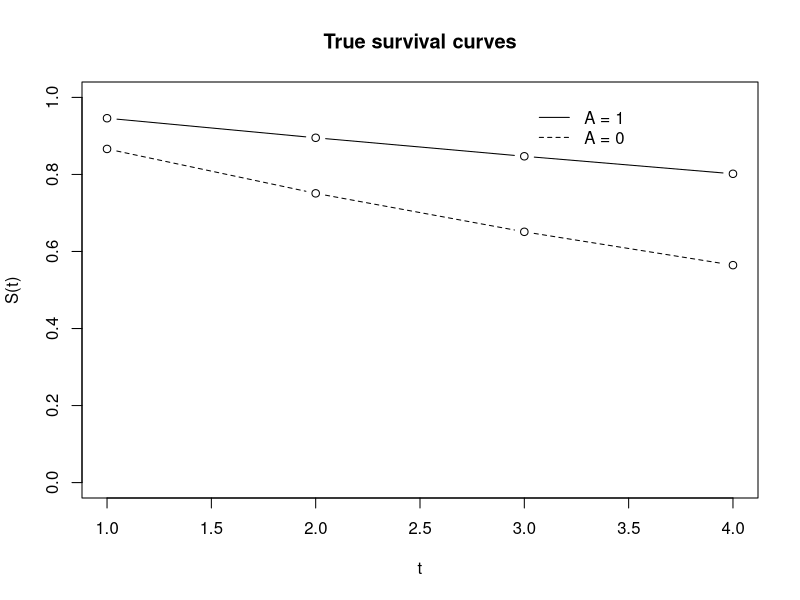

This figure's R source:
# Note: The warnings 'non-integer #successes in a binomial glm!' can be ignored

###### Box 1 -- Function to generate the data

generateData <- function(n){
  expit <- plogis;

  ## Generate baseline data
  L <- rbinom(n, size = 1, prob = 0.5);
  A <- rbinom(n, size = 1, prob = plogis(-3 + 0.6*L));
 
  ## Generate counterfactual outcome
  #time 1
  py1.1 <- expit(-2 - 1 + 0.25*L);
  py1.0 <- expit(-2 + 0 + 0.25*L);
  Y1.1 <- rbinom(n, 1, py1.1);
  Y1.0 <- rbinom(n, 1, py1.0);

  # time 2
  Y2.1 <- Y2.0 <- rep(1, n);
  py2.1 <- expit(-2 - 1 + 0.25*L)[Y1.1 == 0];
  py2.0 <- expit(-2 + 0 + 0.25*L)[Y1.0 == 0];
  Y2.1[Y1.1 == 0] <- rbinom(n = length(py2.1), 1, py2.1);
  Y2.0[Y1.0 == 0] <- rbinom(n = length(py2.0), 1, py2.0);

  # time 3
  Y3.1 <- Y3.0 <- rep(1, n);
  py3.1 <- expit(-2 - 1 + 0.25*L)[Y2.1 == 0];
  py3.0 <- expit(-2 + 0 + 0.25*L)[Y2.0 == 0];
  Y3.1[Y2.1 == 0] <- rbinom(n = length(py3.1), 1, py3.1);
  Y3.0[Y2.0 == 0] <- rbinom(n = length(py3.0), 1, py3.0);

  # time 4
  Y4.1 <- Y4.0 <- rep(1, n);
  py4.1 <- expit(-2 - 1 + 0.25*L)[Y3.1 == 0];
  py4.0 <- expit(-2 + 0 + 0.25*L)[Y3.0 == 0];
  Y4.1[Y3.1 == 0] <- rbinom(n = length(py4.1), 1, py4.1);
  Y4.0[Y3.0 == 0] <- rbinom(n = length(py4.0), 1, py4.0);


  ## Generate censoring and observed outcome
  # time 1
  Y1 <- Y1.1*A + Y1.0*(1 - A);
  censor.prob1 <- expit(-5 + 0.2*A + 0.2*L);
  Censor1 <- rbinom(n, 1, censor.prob1);

  # time 2
  Censor2 <- rep(1, n);
  censor.prob2 <- expit(-5 + 0.2*A + 0.2*L)[Censor1 == 0 & Y1 == 0];
  Censor2[Censor1 == 0 & Y1 == 0] <- rbinom(n = length(censor.prob2), 1, censor.prob2);
  Y2 <- Y2.1*A + Y2.0*(1 - A);

  # time 3
  Censor3 <- rep(1, n);
  censor.prob3 <- expit(-5 + 0.2*A + 0.2*L)[Censor2 == 0 & Y2 == 0];
  Censor3[Censor2 == 0 & Y2 == 0] <- rbinom(n = length(censor.prob3), 1,
                                            censor.prob3);
  Y3 <- Y3.1*A + Y3.0*(1 - A);

  # time 4
  Censor4 <- rep(1, n);
  censor.prob4 <- expit(-5 + 0.2*A + 0.2*L)[Censor3==0 & Y3 == 0];
  Censor4[Censor3 == 0 & Y3 == 0] <- rbinom(n = length(censor.prob4), 1,
                                            censor.prob4);
  Y4 <- Y4.1*A + Y4.0*(1 - A);


  ## The observed outcome is missing if censored
  Y1[Censor1==1] <- NA; Y2[Censor2==1] <- NA; Y3[Censor3==1] <- NA; Y4[Censor4==1] <- NA;

  ## Once an event occurred, future Y = 1
  Y2[Y1 == 1] = 1;  Y3[Y2 == 1] = 1;  Y4[Y3 == 1] = 1; 

  ## return counterfactual and observed data
  data.frame(id = 1:n, L, A, Censor1, Censor2, Censor3, Censor4, Y1, Y2, Y3, Y4, Y1.1, Y2.1, Y3.1,
              Y4.1, Y1.0, Y2.0, Y3.0, Y4.0);
}



###### Estimate true values by generating large counterfactual sample
set.seed(7777);
n = 5000000;
FullData <- generateData(n);

## True survival curves
with(FullData, (1-colMeans(cbind(Y1.1, Y2.1, Y3.1, Y4.1))));
with(FullData, (1-colMeans(cbind(Y1.0, Y2.0, Y3.0, Y4.0))));

# > with(FullData,(1-colMeans(cbind(Y1.1, Y2.1, Y3.1, Y4.1))));
#      Y1.1      Y2.1      Y3.1      Y4.1 
# 0.9459612 0.8951800 0.8471490 0.8017134 
# > with(FullData,(1-colMeans(cbind(Y1.0, Y2.0, Y3.0, Y4.0))));
#      Y1.0      Y2.0      Y3.0      Y4.0 
# 0.8662326 0.7509436 0.6510594 0.5645078 


with(FullData,
     {plot(1-colMeans(cbind(Y1.1, Y2.1, Y3.1, Y4.1)), type = "b", ylim = c(0,1),
           ylab = "S(t)", xlab = "t", main = "True survival curves");
      lines(1-colMeans(cbind(Y1.0, Y2.0, Y3.0, Y4.0)), type = "b", lty = 2, ylim = c(0,1));
      legend(x = 3,y = 1, lty = c(1,2), legend = c("A = 1", "A = 0"), bty = "n")});

trueS <- matrix(c(with(FullData,(1-colMeans(cbind(Y1.1, Y2.1, Y3.1, Y4.1)))),
                  with(FullData,(1-colMeans(cbind(Y1.0, Y2.0, Y3.0, Y4.0))))),
                nrow = 1, byrow = TRUE); 

## True hazard odds ratio
# Create lambda vector
lambdas <- c(1 - trueS[1],                    # lambda_1(1)
             (trueS[1] - trueS[2])/trueS[1],  # lambda_1(2)
             (trueS[2] - trueS[3])/trueS[2],  # lambda_1(3)
             (trueS[3] - trueS[4])/trueS[3],  # lambda_1(4)
             1 - trueS[5],                    # lambda_0(1)
             (trueS[5] - trueS[6])/trueS[5],  # lambda_0(2)
             (trueS[6] - trueS[7])/trueS[6],  # lambda_0(3)
             (trueS[7] - trueS[8])/trueS[7]); # lambda_0(4)

# Create a data frame with lambdas, A, t and weights
data_St_True <- data.frame(lambdas, A = rep(c(1,0), each = 4), Time = rep(1:4,2),
                           weights = c(1, trueS[1:3], 1, trueS[5:7]));

# Fit the hazard model
fit.mod.True = glm(lambdas ~ A + factor(Time),
                   family = "binomial",
                   data = data_St_True,
                   weights = weights); 
trueHR <- coef(fit.mod.True)



###### Generate sample data
set.seed(1234);
n = 5000;
ObsData <- generateData(n)[,1:11];



###### Box 2 -- Estimating $S^a(1)$

## Step 1 -- Outcome model
modQ1 <- glm(Y1 ~ A + L,
             data = subset(ObsData, Censor1==0),
             family = "binomial");
newdat1 <- newdat0 <- ObsData;
newdat1$A <- 1;
newdat0$A <- 0;
Q1_1 <- predict(modQ1, newdata = newdat1, type = "response");
Q1_0 <- predict(modQ1, newdata = newdat0, type = "response");

  
## Step 2 -- Exposure and censoring models  
gA <- glm(A ~ L, family = "binomial", data = ObsData)$fitted;
gC1 <- glm(Censor1 ~ A + L, family = "binomial", data = ObsData)$fitted;


## Step 3 -- Updating the initial estimate
# Computing the clever covariates
ObsData$H1_1 <- (ObsData$A == 1 & ObsData$Censor1 == 0)*(1/(gA*(1-gC1)));
ObsData$H1_0 <- (ObsData$A == 0 & ObsData$Censor1 == 0)*(1/((1 - gA)*(1-gC1)));

# Estimating the update coefficient
mod.update1_1 <- glm(Y1 ~ 1 + offset(qlogis(Q1_1)),
                     weight = H1_1, family = "binomial",
                     data = ObsData);
mod.update1_0 <- glm(Y1 ~ 1 + offset(qlogis(Q1_0)),
                     weight = H1_0, family = "binomial",
                     data = ObsData);
  
# Performing the update
Q1_1.star <- plogis(qlogis(Q1_1) + coef(mod.update1_1));
Q1_0.star <- plogis(qlogis(Q1_0) + coef(mod.update1_0));
S1_1.star <- 1 - mean(Q1_1.star); S1_0.star <- 1 - mean(Q1_0.star);

  
## Step 4 -- Estimate the variance
d1_1 <- with(ObsData, H1_1*(Q1_1.star - Y1));
d1_0 <- with(ObsData, H1_0*(Q1_0.star - Y1));
d1_1[ObsData$H1_1 == 0] = 0; # To deal with NAs in Y1
d1_0[ObsData$H1_0 == 0] = 0; # To deal with NAs in Y1
IC1_1 <- d1_1 + S1_1.star - Q1_1.star;
IC1_0 <- d1_0 + S1_0.star - Q1_0.star;
VarS1_1 <- var(IC1_1)/n;
VarS1_0 <- var(IC1_0)/n;
VarATE1 <- var(IC1_1 - IC1_0)/n;

## Estimates and 95%CI
S1_1.star + c(-1.96, 1.96)*sqrt(VarS1_1);
S1_0.star + c(-1.96, 1.96)*sqrt(VarS1_0);
ATE1 = S1_1.star - S1_0.star;
c(ATE1, ATE1 - 1.96*sqrt(VarATE1), ATE1 + 1.96*sqrt(VarATE1));



###### Estimating $S^a(2)$

#### j = t = 2
## Step 1 -- Outcome model
modQ2 <- glm(Y2 ~ A + L,
             data = ObsData, subset = (Censor2 == 0 & Y1 == 0),
             family = "binomial");
newdat1 <- newdat0 <- ObsData[ObsData$Censor1 == 0,];
Q2_1 <- Q2_0 <- rep(NA, n);
newdat1$A <- 1;
newdat0$A <- 0;
Q2_1[ObsData$Censor1 == 0] <- predict(modQ2, newdata = newdat1, type = "response");
Q2_1[ObsData$Y1 == 1] <- 1;
Q2_0[ObsData$Censor1 == 0] <- predict(modQ2, newdata = newdat0, type = "response");
Q2_0[ObsData$Y1 == 1] <- 1;

  
## Step 2 -- Exposure and censoring models  
# The exposure model has already been fitted to estimate S^a(1)
gC2 <- rep(NA,n);
gC2[ObsData$Censor1 == 0 & ObsData$Y1 == 0] <- glm(Censor2 ~ A + L, family = "binomial",
                                                   data = subset(ObsData, Censor1 == 0 & Y1 == 0))$fitted;
  
  
## Step 3 -- Updating the initial estimate
# Computing the clever covariates
ObsData$H2_1 <- (ObsData$A == 1 & ObsData$Censor2 == 0)*(1/(gA*(1 - gC1)*(1 - gC2)));
ObsData$H2_0 <- (ObsData$A == 0 & ObsData$Censor2 == 0)*(1/((1 - gA)*(1 - gC1)*(1 - gC2)));
ObsData$H2_1[ObsData$Censor2 == 1] <- 0; # To deal with NAs in gC2 
ObsData$H2_0[ObsData$Censor2 == 1] <- 0; # To deal with NAs in gC2



# Estimating the update coefficient
mod.update2_1 <- glm(Y2 ~ 1 + offset(qlogis(Q2_1)), weights = H2_1,
                     family = "binomial",
                     data = ObsData, subset = (Y1 == 0));
mod.update2_0 <- glm(Y2 ~ 1 + offset(qlogis(Q2_0)), weights = H2_0,
                     family = "binomial",
                     data = ObsData, subset = (Y1 == 0));

# Performing the update 
Q2_1.star2 <- plogis(qlogis(Q2_1) + coef(mod.update2_1));
Q2_1.star2[ObsData$Y1==1] <- 1;

Q2_0.star2 <- plogis(qlogis(Q2_0) + coef(mod.update2_0));
Q2_0.star2[ObsData$Y1==1] <- 1;

    
## Step 4 -- Estimate the variance component
d2_1_2 <- with(ObsData, H2_1*(Q2_1.star2 - Y2));
d2_0_2 <- with(ObsData, H2_0*(Q2_0.star2 - Y2));
d2_1_2[ObsData$H2_1 == 0] <- 0;
d2_0_2[ObsData$H2_0 == 0] <- 0;
  
  
#### j = 1
## Step 1 -- Outcome model
newdat1 <- newdat0 <- ObsData;
newdat1$A <- 1;
newdat0$A <- 0;
modQ2 <- glm(Q2_1.star2 ~ A + L,
             data = ObsData,
             family = "binomial", subset = (Censor1 == 0));
Q2_1 <- predict(modQ2, newdata = newdat1, type = "response");
  
modQ2 <- glm(Q2_0.star2 ~ A + L,
             data = ObsData,
             family = "binomial", subset = (Censor1 == 0));
Q2_0 <- predict(modQ2, newdata = newdat0, type = "response");
  
  
## Step 2 -- Exposure and censoring models  
# An exposure model was already fitted when estimating S^a(1)
# A model for C_1 was already fitted when estimating S^a(1)
  
  
## Step 3 -- Updating the initial estimate
# Computing the clever covariates was done when estimating S^a(1)
  
# Estimating the update coefficient
mod.update2_1 <- glm(Q2_1.star2 ~ 1 + offset(qlogis(Q2_1)), weights = H1_1,
                     family = "binomial",
                     data = ObsData);
mod.update2_0 <- glm(Q2_0.star2 ~ 1 + offset(qlogis(Q2_0)), weights = H1_0,
                     family = "binomial",
                      data = ObsData);

# Performing the update 
Q2_1.star <- plogis(qlogis(Q2_1) + coef(mod.update2_1));
Q2_0.star <- plogis(qlogis(Q2_0) + coef(mod.update2_0));


## Step 4 -- Estimate the variance component
d2_1_1 <- with(ObsData, H1_1*(Q2_1.star - Q2_1.star2));
d2_0_1 <- with(ObsData, H1_0*(Q2_0.star - Q2_0.star2));
d2_1_1[ObsData$H1_1 == 0] <- 0;
d2_0_1[ObsData$H1_0 == 0] <- 0;
  
  
#### Final estimate and variance
S2_1.star <- 1 - mean(Q2_1.star); S2_0.star <- 1 - mean(Q2_0.star);
IC2_1 <- d2_1_2 + d2_1_1 + S2_1.star - Q2_1.star;
IC2_0 <- d2_0_2 + d2_0_1 + S2_0.star - Q2_0.star;
VarS2_1 <- var(IC2_1)/n;
VarS2_0 <- var(IC2_0)/n;
VarATE2 <- var(IC2_1 - IC2_0)/n;
S2_1.star + c(-1.96, 1.96)*sqrt(VarS2_1);
S2_0.star + c(-1.96, 1.96)*sqrt(VarS2_0); 
ATE2 = S2_1.star - S2_0.star;
c(ATE2, ATE2 - 1.96*sqrt(VarATE2), ATE2 + 1.96*sqrt(VarATE2));


###### Estimating $S^a(3)$

#### j = t = 3
## Step 1 -- Outcome model
modQ3 <- glm(Y3 ~ A + L,
             data = ObsData, subset = (Censor3 == 0 & Y2 == 0),
             family = "binomial");
newdat1 <- newdat0 <- ObsData[ObsData$Censor2 == 0,];
Q3_1 <- Q3_0 <- rep(NA, n);
newdat1$A <- 1;
newdat0$A <- 0;
Q3_1[ObsData$Censor2 == 0] <- predict(modQ3, newdata = newdat1, type = "response");
Q3_1[ObsData$Y2 == 1] <- 1;
Q3_0[ObsData$Censor2 == 0] <- predict(modQ3, newdata = newdat0, type = "response");
Q3_0[ObsData$Y2 == 1] <- 1;

  
## Step 2 -- Exposure and censoring models  
# The exposure model has already been fitted
gC3 <- rep(NA,n);
gC3[ObsData$Censor2 == 0 & ObsData$Y2 == 0] <- glm(Censor3 ~ A + L, family = "binomial",
                                                   data = subset(ObsData, Censor2 == 0 & Y2 == 0))$fitted;
  
  
## Step 3 -- Updating the initial estimate
# Computing the clever covariates
ObsData$H3_1 <- (ObsData$A == 1 & ObsData$Censor3 == 0)*(1/(gA*(1 - gC1)*(1 - gC2)*(1 - gC3)));
ObsData$H3_0 <- (ObsData$A == 0 & ObsData$Censor3 == 0)*(1/((1 - gA)*(1 - gC1)*(1 - gC2)*(1 - gC3)));
ObsData$H3_1[ObsData$Censor3 == 1] <- 0; # To deal with NAs in gC3 
ObsData$H3_0[ObsData$Censor3 == 1] <- 0; # To deal with NAs in gC3



# Estimating the update coefficient
mod.update3_1 <- glm(Y3 ~ 1 + offset(qlogis(Q3_1)), weights = H3_1,
                     family = "binomial",
                     data = ObsData, subset = (Y2 == 0));
mod.update3_0 <- glm(Y3 ~ 1 + offset(qlogis(Q3_0)), weights = H3_0,
                     family = "binomial",
                     data = ObsData, subset = (Y2 == 0));

# Performing the update 
Q3_1.star3 <- plogis(qlogis(Q3_1) + coef(mod.update3_1));
Q3_1.star3[ObsData$Y2 == 1] <- 1;

Q3_0.star3 <- plogis(qlogis(Q3_0) + coef(mod.update3_0));
Q3_0.star3[ObsData$Y2 == 1] <- 1;

    
## Step 4 -- Estimate the variance component
d3_1_3 <- with(ObsData, H3_1*(Q3_1.star3 - Y3));
d3_0_3 <- with(ObsData, H3_0*(Q3_0.star3 - Y3));
d3_1_3[ObsData$H3_1 == 0] <- 0;
d3_0_3[ObsData$H3_0 == 0] <- 0;
  


#### j = 2
## Step 1 -- Outcome model
newdat1 <- newdat0 <- ObsData[ObsData$Censor1 == 0,];
newdat1$A <- 1;
newdat0$A <- 0;
modQ3 <- glm(Q3_1.star3 ~ A + L,
             data = ObsData,
             family = "binomial", subset = (Censor2 == 0 & Y1 == 0));
Q3_1[ObsData$Censor1 == 0] <- predict(modQ3, newdata = newdat1, type = "response");
  
modQ3 <- glm(Q3_0.star3 ~ A + L,
             data = ObsData,
             family = "binomial", subset = (Censor2 == 0  & Y1 == 0));
Q3_0[ObsData$Censor1 == 0] <- predict(modQ3, newdata = newdat0, type = "response");
  
  
## Step 2 -- Exposure and censoring models  
# An exposure model was already fitted
# A model for C_2 was already fitted
  
  
## Step 3 -- Updating the initial estimate
# Computing the clever covariates was already done
  
# Estimating the update coefficient
mod.update3_1 <- glm(Q3_1.star3 ~ 1 + offset(qlogis(Q3_1)), weights = H2_1,
                     family = "binomial",
                     data = ObsData);
mod.update3_0 <- glm(Q3_0.star3 ~ 1 + offset(qlogis(Q3_0)), weights = H2_0,
                     family = "binomial",
                     data = ObsData);

# Performing the update 
Q3_1.star2 <- plogis(qlogis(Q3_1) + coef(mod.update3_1));
Q3_1.star2[ObsData$Y1 == 1] <- 1;
Q3_0.star2 <- plogis(qlogis(Q3_0) + coef(mod.update3_0));
Q3_0.star2[ObsData$Y1 == 1] <- 1;



## Step 4 -- Estimate the variance component
d3_1_2 <- with(ObsData, H2_1*(Q3_1.star2 - Q3_1.star3));
d3_0_2 <- with(ObsData, H2_0*(Q3_0.star2 - Q3_0.star3));
d3_1_2[ObsData$H2_1 == 0] <- 0;
d3_0_2[ObsData$H2_0 == 0] <- 0;



#### j = 1
## Step 1 -- Outcome model
newdat1 <- newdat0 <- ObsData;
newdat1$A <- 1;
newdat0$A <- 0;
modQ3 <- glm(Q3_1.star2 ~ A + L,
             data = ObsData,
             family = "binomial", subset = (Censor1 == 0));
Q3_1 <- predict(modQ3, newdata = newdat1, type = "response");
  
modQ3 <- glm(Q3_0.star2 ~ A + L,
             data = ObsData,
             family = "binomial", subset = (Censor1 == 0));
Q3_0 <- predict(modQ3, newdata = newdat0, type = "response");
   
  
## Step 2 -- Exposure and censoring models  
# An exposure model was already fitted
# A model for C_1 was already fitted
  
  
## Step 3 -- Updating the initial estimate
# Computing the clever covariates was already done
  
# Estimating the update coefficient
mod.update3_1 <- glm(Q3_1.star2 ~ 1 + offset(qlogis(Q3_1)), weights = H1_1,
                     family = "binomial",
                     data = ObsData);
mod.update3_0 <- glm(Q3_0.star2 ~ 1 + offset(qlogis(Q3_0)), weights = H1_0,
                     family = "binomial",
                      data = ObsData);

# Performing the update 
Q3_1.star <- plogis(qlogis(Q3_1) + coef(mod.update3_1));
Q3_0.star <- plogis(qlogis(Q3_0) + coef(mod.update3_0));


## Step 4 -- Estimate the variance component
d3_1_1 <- with(ObsData, H1_1*(Q3_1.star - Q3_1.star2));
d3_0_1 <- with(ObsData, H1_0*(Q3_0.star - Q3_0.star2));
d3_1_1[ObsData$H1_1 == 0] <- 0;
d3_0_1[ObsData$H1_0 == 0] <- 0;

  
#### Final estimate and variance
S3_1.star <- 1 - mean(Q3_1.star); S3_0.star <- 1 - mean(Q3_0.star);
IC3_1 <- d3_1_3 + d3_1_2 + d3_1_1 + S3_1.star - Q3_1.star;
IC3_0 <- d3_0_3 + d3_0_2 + d3_0_1 + S3_0.star - Q3_0.star;
VarS3_1 <- var(IC3_1)/n;
VarS3_0 <- var(IC3_0)/n;
VarATE3 <- var(IC3_1 - IC3_0)/n;
S3_1.star + c(-1.96, 1.96)*sqrt(VarS3_1);
S3_0.star + c(-1.96, 1.96)*sqrt(VarS3_0); 
ATE3 = S3_1.star - S3_0.star;
c(ATE3, ATE3 - 1.96*sqrt(VarATE3), ATE3 + 1.96*sqrt(VarATE3));



###### Estimating $S^a(4)$

#### j = t = 4
## Step 1 -- Outcome model
Q4_1 <- Q4_0 <- rep(NA, n);
modQ4 <- glm(Y4 ~ A + L,
             data = ObsData, subset = (Censor4 == 0 & Y3 == 0),
             family = "binomial");
newdat1 <- newdat0 <- ObsData[ObsData$Censor3 == 0,];
newdat1$A <- 1;
newdat0$A <- 0;
Q4_1[ObsData$Censor3 == 0] <- predict(modQ4, newdata = newdat1, type = "response");
Q4_1[ObsData$Y3 == 1] <- 1;
Q4_0[ObsData$Censor3 == 0] <- predict(modQ3, newdata = newdat0, type = "response");
Q4_0[ObsData$Y3 == 1] <- 1;

  
## Step 2 -- Exposure and censoring models  
# The exposure model has already been fitted
gC4 <- rep(NA,n);
gC4[ObsData$Censor3 == 0 & ObsData$Y3 == 0] <- glm(Censor4 ~ A + L, family = "binomial",
                                                   data = subset(ObsData, Censor3 == 0 & Y3 == 0))$fitted;
  
  
## Step 3 -- Updating the initial estimate
# Computing the clever covariates
ObsData$H4_1 <- (ObsData$A == 1 & ObsData$Censor4 == 0)*(1/(gA*(1 - gC1)*(1 - gC2)*(1 - gC3)*(1 - gC4)));
ObsData$H4_0 <- (ObsData$A == 0 & ObsData$Censor4 == 0)*(1/((1 - gA)*(1 - gC1)*(1 - gC2)*(1 - gC3)*(1 - gC4)));
ObsData$H4_1[ObsData$Censor4 == 1] <- 0; # To deal with NAs in gC4 
ObsData$H4_0[ObsData$Censor4 == 1] <- 0; # To deal with NAs in gC4



# Estimating the update coefficient
mod.update4_1 <- glm(Y4 ~ 1 + offset(qlogis(Q4_1)), weights = H4_1,
                     family = "binomial",
                     data = ObsData, subset = (Y3 == 0));
mod.update4_0 <- glm(Y4 ~ 1 + offset(qlogis(Q4_0)), weights = H4_0,
                     family = "binomial",
                     data = ObsData, subset = (Y3 == 0));

# Performing the update 
Q4_1.star4 <- plogis(qlogis(Q4_1) + coef(mod.update4_1));
Q4_1.star4[ObsData$Y3 == 1] <- 1;

Q4_0.star4 <- plogis(qlogis(Q4_0) + coef(mod.update4_0));
Q4_0.star4[ObsData$Y3 == 1] <- 1;

    
## Step 4 -- Estimate the variance component
d4_1_4 <- with(ObsData, H4_1*(Q4_1.star4 - Y4));
d4_0_4 <- with(ObsData, H4_0*(Q4_0.star4 - Y4));
d4_1_4[ObsData$H4_1 == 0] <- 0;
d4_0_4[ObsData$H4_0 == 0] <- 0;
  

#### j = 3
## Step 1 -- Outcome model
newdat1 <- newdat0 <- ObsData[ObsData$Censor2 == 0,];
newdat1$A <- 1;
newdat0$A <- 0;
modQ4 <- glm(Q4_1.star4 ~ A + L,
             data = ObsData, subset = (Censor3 == 0 & Y2 == 0),
             family = "binomial");
Q4_1[ObsData$Censor2 == 0] <- predict(modQ4, newdata = newdat1, type = "response");

modQ4 <- glm(Q4_0.star4 ~ A + L,
             data = ObsData, subset = (Censor3 == 0 & Y2 == 0),
             family = "binomial");
Q4_0[ObsData$Censor2 == 0] <- predict(modQ4, newdata = newdat1, type = "response");



  
## Step 2 -- Exposure and censoring models  
# The exposure model has already been fitted
# The censoring model has already been fitted
  
  
## Step 3 -- Updating the initial estimate
# The clever covariates have already been computed


# Estimating the update coefficient
mod.update4_1 <- glm(Q4_1.star4 ~ 1 + offset(qlogis(Q4_1)), weights = H3_1,
                     family = "binomial",
                     data = ObsData, subset = (Y2 == 0));
mod.update4_0 <- glm(Q4_0.star4 ~ 1 + offset(qlogis(Q4_0)), weights = H3_0,
                     family = "binomial",
                     data = ObsData, subset = (Y2 == 0));

# Performing the update 
Q4_1.star3 <- plogis(qlogis(Q4_1) + coef(mod.update4_1));
Q4_1.star3[ObsData$Y2 == 1] <- 1;

Q4_0.star3 <- plogis(qlogis(Q4_0) + coef(mod.update4_0));
Q4_0.star3[ObsData$Y2 == 1] <- 1;

    
## Step 4 -- Estimate the variance component
d4_1_3 <- with(ObsData, H3_1*(Q4_1.star3 - Q4_1.star4));
d4_0_3 <- with(ObsData, H3_0*(Q4_0.star3 - Q4_0.star4));
d4_1_3[ObsData$H3_1 == 0] <- 0;
d4_0_3[ObsData$H3_0 == 0] <- 0;
  


#### j = 2
## Step 1 -- Outcome model
newdat1 <- newdat0 <- ObsData[ObsData$Censor1 == 0,];
newdat1$A <- 1;
newdat0$A <- 0;
modQ4 <- glm(Q4_1.star3 ~ A + L,
             data = ObsData,
             family = "binomial", subset = (Censor2 == 0 & Y1 == 0));
Q4_1[ObsData$Censor1 == 0] <- predict(modQ4, newdata = newdat1, type = "response");
  
modQ4 <- glm(Q4_0.star3 ~ A + L,
             data = ObsData,
             family = "binomial", subset = (Censor2 == 0  & Y1 == 0));
Q4_0[ObsData$Censor1 == 0] <- predict(modQ4, newdata = newdat0, type = "response");

  
  
## Step 2 -- Exposure and censoring models  
# An exposure model was already fitted
# A model for C_2 was already fitted
  
  
## Step 3 -- Updating the initial estimate
# Computing the clever covariates was already done
  
# Estimating the update coefficient
mod.update4_1 <- glm(Q4_1.star3 ~ 1 + offset(qlogis(Q4_1)), weights = H2_1,
                     family = "binomial",
                     data = ObsData);
mod.update4_0 <- glm(Q4_0.star3 ~ 1 + offset(qlogis(Q4_0)), weights = H2_0,
                     family = "binomial",
                     data = ObsData);

# Performing the update 
Q4_1.star2 <- plogis(qlogis(Q4_1) + coef(mod.update4_1));
Q4_1.star2[ObsData$Y1 == 1] <- 1;
Q4_0.star2 <- plogis(qlogis(Q4_0) + coef(mod.update4_0));
Q4_0.star2[ObsData$Y1 == 1] <- 1;



## Step 4 -- Estimate the variance component
d4_1_2 <- with(ObsData, H2_1*(Q4_1.star2 - Q4_1.star3));
d4_0_2 <- with(ObsData, H2_0*(Q4_0.star2 - Q4_0.star3));
d4_1_2[ObsData$H2_1 == 0] <- 0;
d4_0_2[ObsData$H2_0 == 0] <- 0;



#### j = 1
## Step 1 -- Outcome model
newdat1 <- newdat0 <- ObsData;
newdat1$A <- 1;
newdat0$A <- 0;
modQ4 <- glm(Q4_1.star2 ~ A + L,
             data = ObsData,
             family = "binomial", subset = (Censor1 == 0));
Q4_1 <- predict(modQ4, newdata = newdat1, type = "response");
  
modQ4 <- glm(Q4_0.star2 ~ A + L,
             data = ObsData,
             family = "binomial", subset = (Censor1 == 0));
Q4_0 <- predict(modQ4, newdata = newdat0, type = "response");

  
  
## Step 2 -- Exposure and censoring models  
# An exposure model was already fitted
# A model for C_1 was already fitted
  
  
## Step 3 -- Updating the initial estimate
# Computing the clever covariates was already done
  
# Estimating the update coefficient
mod.update4_1 <- glm(Q4_1.star2 ~ 1 + offset(qlogis(Q4_1)), weights = H1_1,
                     family = "binomial",
                     data = ObsData);
mod.update4_0 <- glm(Q4_0.star2 ~ 1 + offset(qlogis(Q4_0)), weights = H1_0,
                     family = "binomial",
                      data = ObsData);

# Performing the update 
Q4_1.star <- plogis(qlogis(Q4_1) + coef(mod.update4_1));
Q4_0.star <- plogis(qlogis(Q4_0) + coef(mod.update4_0));


## Step 4 -- Estimate the variance component
d4_1_1 <- with(ObsData, H1_1*(Q4_1.star - Q4_1.star2));
d4_0_1 <- with(ObsData, H1_0*(Q4_0.star - Q4_0.star2));
d4_1_1[ObsData$H1_1 == 0] <- 0;
d4_0_1[ObsData$H1_0 == 0] <- 0;

  
#### Final estimate and variance
S4_1.star <- 1 - mean(Q4_1.star); S4_0.star <- 1 - mean(Q4_0.star);
IC4_1 <- d4_1_4 + d4_1_3 + d4_1_2 + d4_1_1 + S4_1.star - Q4_1.star;
IC4_0 <- d4_0_4 + d4_0_3 + d4_0_2 + d4_0_1 + S4_0.star - Q4_0.star;
VarS4_1 <- var(IC4_1)/n;
VarS4_0 <- var(IC4_0)/n;
VarATE4 <- var(IC4_1 - IC4_0)/n;
S4_1.star + c(-1.96, 1.96)*sqrt(VarS4_1);
S4_0.star + c(-1.96, 1.96)*sqrt(VarS4_0); 
ATE4 = S4_1.star - S4_0.star;
c(ATE4, ATE4 - 1.96*sqrt(VarATE4), ATE4 + 1.96*sqrt(VarATE4));




###### Box 4 -- Estimating the hazard model 
lambdas <- c(1 - S1_1.star,
             (S1_1.star - S2_1.star)/S1_1.star,
             (S2_1.star - S3_1.star)/S2_1.star,
             (S3_1.star - S4_1.star)/S3_1.star,
             1 - S1_0.star,
             (S1_0.star - S2_0.star)/S1_0.star,
             (S2_0.star - S3_0.star)/S2_0.star,
             (S3_0.star - S4_0.star)/S3_0.star);
lambdas[lambdas < 0] <- 0;

data_St <- data.frame(lambdas = lambdas,
                      A = rep(c(1,0),each = 4),
                      Time = rep(1:4,2),
                      weights = c(1, S1_1.star, S2_1.star, S3_1.star,
                                  1, S1_0.star, S2_0.star, S3_0.star));


## Logistic regression
fit.mod <- glm(lambdas ~ A + factor(Time), family = "binomial", weights = weights, data = data_St);
B <- matrix(coef(fit.mod),nrow=5)
X <- matrix(model.matrix(fit.mod), nrow = 8, byrow = FALSE);

## Efficient influence curve
# Objects for the rows of X
X1.1 <- t(X[1,, drop = FALSE]);
X1.0 <- t(X[5,, drop = FALSE]);
X2.1 <- t(X[2,, drop = FALSE]);
X2.0 <- t(X[6,, drop = FALSE]);
X3.1 <- t(X[3,, drop = FALSE]);
X3.0 <- t(X[7,, drop = FALSE]);
X4.1 <- t(X[4,, drop = FALSE]);
X4.0 <- t(X[8,, drop = FALSE]);

#Time 1
term1_1_t1 <- as.numeric(exp(t(X1.1)%*%B)/(1 + exp(t(X1.1)%*%B))^2)*X1.1%*%t(X1.1);
term1_0_t1 <- as.numeric(exp(t(X1.0)%*%B)/(1 + exp(t(X1.0)%*%B))^2)*X1.0%*%t(X1.0);
term1_t1 <-  term1_0_t1 + term1_1_t1
term2_1_t1 <- (-X1.1 + X2.1%*%(1 + exp(t(X2.1)%*%B))^-1)%*%t(IC1_1);
term2_0_t1 <- (-X1.0 + X2.0%*%(1 + exp(t(X2.0)%*%B))^-1)%*%t(IC1_0);
term2_t1 <- term2_1_t1 + term2_0_t1;

#Time 2
term1_1_t2 <- (1 - mean(Q1_1.star))*as.numeric(exp(t(X2.1)%*%B)/(1 + exp(t(X2.1)%*%B))^2)*
               X2.1%*%t(X2.1);
term1_0_t2 <- (1 - mean(Q1_0.star))*as.numeric(exp(t(X2.0)%*%B)/(1 + exp(t(X2.0)%*%B))^2)*
              X2.0%*%t(X2.0);
term1_t2 <- term1_0_t2 + term1_1_t2
term2_1_t2 <- (-X2.1 + X3.1%*%(1 + exp(t(X3.1)%*%B))^-1)%*%t(IC2_1);
term2_0_t2 <- (-X2.0 + X3.0%*%(1 + exp(t(X3.0)%*%B))^-1)%*%t(IC2_0);
term2_t2 <- term2_1_t2 + term2_0_t2;

#Time 3
term1_1_t3 <- (1 - mean(Q2_1.star))*as.numeric(exp(t(X3.1)%*%B)/(1 + exp(t(X3.1)%*%B))^2)*
               X3.1%*%t(X3.1);
term1_0_t3 <- (1 - mean(Q2_0.star))*as.numeric(exp(t(X3.0)%*%B)/(1 + exp(t(X3.0)%*%B))^2)*
               X3.0%*%t(X3.0);
term1_t3 <- term1_0_t3 + term1_1_t3
term2_1_t3 <- (-X3.1 + X4.1%*%(1 + exp(t(X4.1)%*%B))^-1)%*%t(IC3_1);
term2_0_t3 <- (-X3.0 + X4.0%*%(1 + exp(t(X4.0)%*%B))^-1)%*%t(IC3_0);
term2_t3 <- term2_1_t3 + term2_0_t3;

#Time 4
term1_1_t4 <- (1 - mean(Q3_1.star))*as.numeric(exp(t(X4.1)%*%B)/(1 + exp(t(X4.1)%*%B))^2)*
               X4.1%*%t(X4.1);
term1_0_t4 <- (1 - mean(Q3_0.star))*as.numeric(exp(t(X4.0)%*%B)/(1 + exp(t(X4.0)%*%B))^2)*
               X4.0%*%t(X4.0);
term1_t4 <- term1_0_t4 + term1_1_t4
term2_1_t4 <- (-X4.1)%*%t(IC4_1);
term2_0_t4 <- (-X4.0)%*%t(IC4_0);
term2_t4 <- term2_1_t4 + term2_0_t4;

#Variance
var.hr <- var(t(solve(term1_t1 + term1_t2 + term1_t3 + term1_t4)%*%
              (term2_t1 + term2_t2 + term2_t3 + term2_t4)))/n; 
cbind(B, B - 1.96*sqrt(diag(var.hr)), B + 1.96*sqrt(diag(var.hr)));
